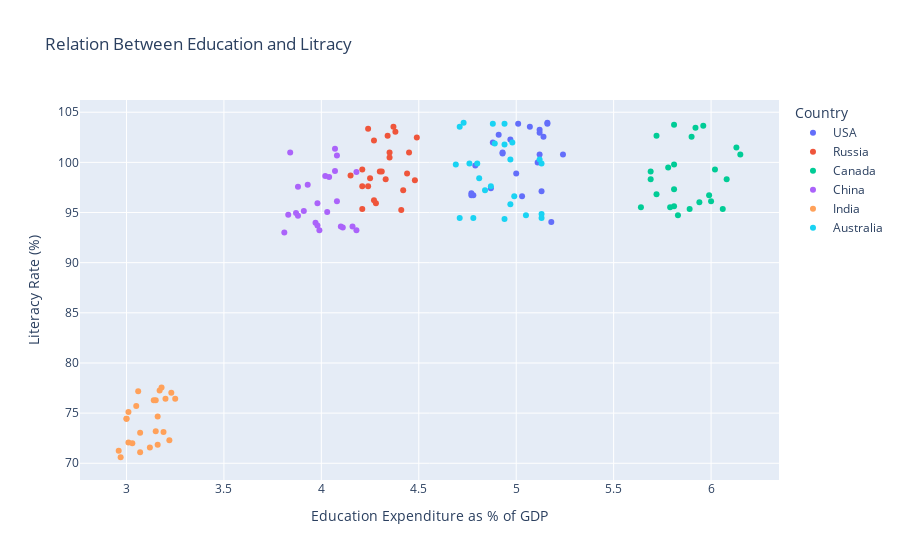

The code cell stored with this chart in its notebook:
### Code cell
fig = px.scatter(countries, x='Education Expenditure as % of GDP', y='Literacy Rate (%)',
                 color='Country', title='Relation Between Education and Litracy')
fig.show()

### Figure 1 — Plotly figure (JSON) as saved in the notebook; plotly's stock layout.template omitted (floating-point values rounded to 4 significant figures)
{"data": [{"hovertemplate": "Country=USA<br>Education Expenditure as % of GDP=%{x}<br>Literacy Rate (%)=%{y}<extra></extra>", "legendgroup": "USA", "marker": {"color": "#636efa", "symbol": "circle"}, "mode": "markers", "name": "USA", "orientation": "v", "showlegend": true, "type": "scatter", "x": [5.12, 5.12, 5.13, 4.91, 4.88, 5.18, 5.01, 5.16, 5.03, 5.14, 5, 5.12, 5.07, 4.77, 5.24, 5.16, 4.78, 4.87, 4.93, 4.93, 4.77, 4.79, 5.11, 4.97], "xaxis": "x", "y": [100.8, 103.3, 97.12, 102.8, 102.0, 94.05, 103.8, 103.8, 96.62, 102.6, 98.9, 103.0, 103.5, 96.72, 100.8, 104.0, 96.72, 97.42, 100.9, 101.0, 96.92, 99.69, 99.99, 102.3], "yaxis": "y"}, {"hovertemplate": "Country=Russia<br>Education Expenditure as % of GDP=%{x}<br>Literacy Rate (%)=%{y}<extra></extra>", "legendgroup": "Russia", "marker": {"color": "#EF553B", "symbol": "circle"}, "mode": "markers", "name": "Russia", "orientation": "v", "showlegend": true, "type": "scatter", "x": [4.37, 4.21, 4.24, 4.24, 4.28, 4.21, 4.42, 4.44, 4.34, 4.38, 4.33, 4.31, 4.48, 4.21, 4.35, 4.49, 4.35, 4.3, 4.25, 4.45, 4.15, 4.27, 4.27, 4.41], "xaxis": "x", "y": [103.5, 97.61, 103.4, 97.61, 95.93, 99.3, 97.22, 98.9, 102.7, 103.1, 98.31, 99.1, 98.21, 95.34, 100.5, 102.5, 101.0, 99.1, 98.41, 101.0, 98.7, 102.2, 96.23, 95.24], "yaxis": "y"}, {"hovertemplate": "Country=Canada<br>Education Expenditure as % of GDP=%{x}<br>Literacy Rate (%)=%{y}<extra></extra>", "legendgroup": "Canada", "marker": {"color": "#00cc96", "symbol": "circle"}, "mode": "markers", "name": "Canada", "orientation": "v", "showlegend": true, "type": "scatter", "x": [5.69, 5.83, 5.72, 6.02, 6, 5.94, 5.81, 5.89, 5.99, 5.92, 6.08, 6.06, 6.13, 5.78, 5.81, 5.81, 5.96, 5.69, 5.72, 5.79, 6.15, 5.9, 5.81, 5.64], "xaxis": "x", "y": [98.31, 94.74, 96.82, 99.3, 96.13, 96.03, 99.79, 95.34, 96.72, 103.5, 98.31, 95.34, 101.5, 99.5, 95.63, 97.32, 103.7, 99.1, 102.7, 95.53, 100.8, 102.6, 103.8, 95.53], "yaxis": "y"}, {"hovertemplate": "Country=China<br>Education Expenditure as % of GDP=%{x}<br>Literacy Rate (%)=%{y}<extra></extra>", "legendgroup": "China", "marker": {"color": "#ab63fa", "symbol": "circle"}, "mode": "markers", "name": "China", "orientation": "v", "showlegend": true, "type": "scatter", "x": [4.02, 3.98, 3.81, 4.11, 4.03, 3.83, 3.97, 4.08, 4.07, 3.99, 3.91, 4.18, 4.08, 4.1, 3.84, 3.88, 3.98, 3.87, 4.04, 4.16, 3.88, 4.07, 4.18, 3.93], "xaxis": "x", "y": [98.65, 95.93, 93.02, 93.51, 95.06, 94.77, 93.99, 100.7, 99.13, 93.22, 95.16, 93.22, 96.13, 93.61, 101.0, 97.58, 93.7, 94.96, 98.55, 93.61, 94.67, 101.4, 99.04, 97.78], "yaxis": "y"}, {"hovertemplate": "Country=India<br>Education Expenditure as % of GDP=%{x}<br>Literacy Rate (%)=%{y}<extra></extra>", "legendgroup": "India", "marker": {"color": "#FFA15A", "symbol": "circle"}, "mode": "markers", "name": "India", "orientation": "v", "showlegend": true, "type": "scatter", "x": [3.19, 3.07, 2.97, 3.06, 3.15, 3.23, 3, 3, 3.17, 3.01, 3.16, 3.2, 3.15, 2.96, 3.12, 3.22, 3.14, 3.07, 3.18, 3.01, 3.05, 3.25, 3.03, 3.16], "xaxis": "x", "y": [73.11, 71.11, 70.6, 77.18, 73.19, 77.03, 74.44, 74.44, 77.26, 72.08, 71.85, 76.44, 76.29, 71.26, 71.56, 72.3, 76.29, 73.04, 77.55, 75.11, 75.7, 76.44, 72, 74.67], "yaxis": "y"}, {"hovertemplate": "Country=Australia<br>Education Expenditure as % of GDP=%{x}<br>Literacy Rate (%)=%{y}<extra></extra>", "legendgroup": "Australia", "marker": {"color": "#19d3f3", "symbol": "circle"}, "mode": "markers", "name": "Australia", "orientation": "v", "showlegend": true, "type": "scatter", "x": [4.71, 4.8, 4.87, 4.73, 4.97, 4.69, 5.13, 5.13, 4.76, 4.81, 5.05, 4.78, 5.13, 4.71, 4.99, 4.94, 5.12, 4.88, 4.98, 4.94, 4.89, 4.84, 4.97, 4.94], "xaxis": "x", "y": [103.5, 99.89, 97.61, 104.0, 95.83, 99.79, 94.45, 94.84, 99.89, 98.41, 94.74, 94.45, 99.89, 94.45, 96.62, 101.8, 100.3, 103.8, 102.0, 103.8, 101.9, 97.22, 100.3, 94.35], "yaxis": "y"}], "layout": {"legend": {"title": {"text": "Country"}, "tracegroupgap": 0}, "title": {"text": "Relation Between Education and Litracy"}, "xaxis": {"anchor": "y", "domain": [0, 1], "title": {"text": "Education Expenditure as % of GDP"}}, "yaxis": {"anchor": "x", "domain": [0, 1], "title": {"text": "Literacy Rate (%)"}}}}
